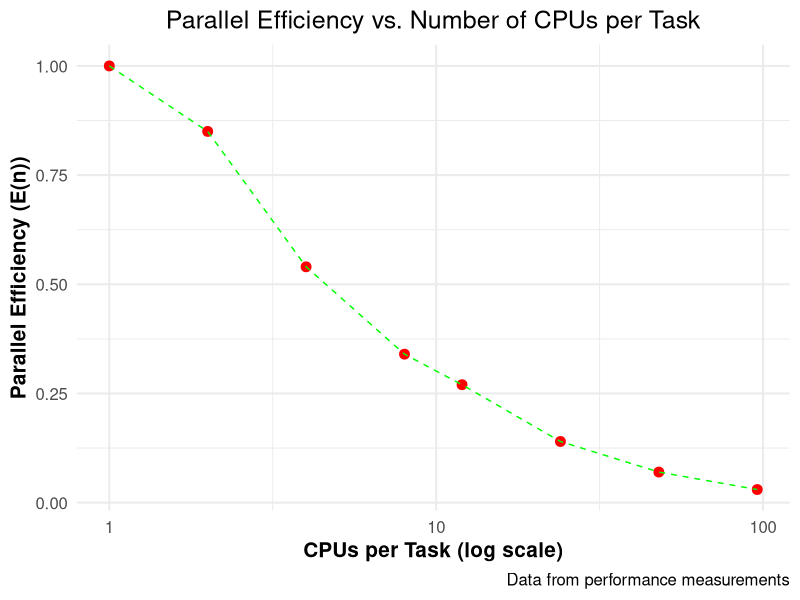

Generate this figure with R:
# Load necessary library
library(ggplot2)

# Create the data frame
data <- data.frame(
  CPUs_per_task = c(1, 2, 4, 8, 12, 24, 48, 96),
  walltime = c(109.6, 64.8, 50.5, 40.2, 34.3, 31.5, 31.0, 33.0),
  speedup = c(1.00, 1.69, 2.17, 2.73, 3.20, 3.48, 3.54, 3.32),
  efficiency = c(1.00, 0.85, 0.54, 0.34, 0.27, 0.14, 0.07, 0.03)
)

# Generate the efficiency plot
efficiency_plot <- ggplot(data, aes(x = CPUs_per_task, y = efficiency)) +
  geom_point(size = 3, color = "red") + # Plot points in green
  geom_line(color = "green", linetype = "dashed") + # Dashed line connecting points
  scale_x_log10() + # Logarithmic scale for the x-axis
  labs(
    title = "Parallel Efficiency vs. Number of CPUs per Task",
    x = "CPUs per Task (log scale)",
    y = "Parallel Efficiency (E(n))",
    caption = "Data from performance measurements"
  ) +
  theme_minimal(base_size = 15) + # Minimal theme with larger base font size
  theme(
    plot.title = element_text(hjust = 0.5), # Center the plot title
    axis.title = element_text(face = "bold") # Bold axis titles
  )

# Save the efficiency plot to a PNG file
ggsave("efficiency_vs_cpus_per_task.png", plot = efficiency_plot, width = 8, height = 6, dpi = 300)
